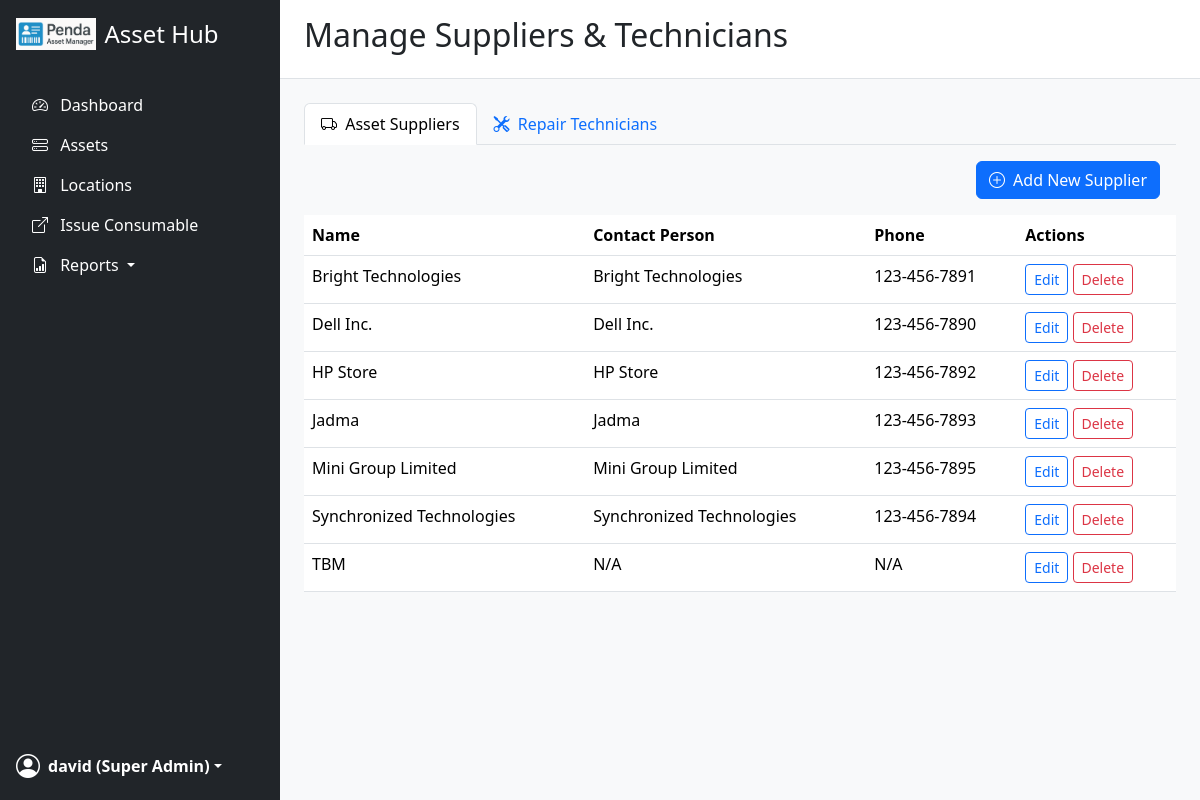
/admin/suppliers (signed in), run on the app's committed database.
### app/models.py (models this page shows, shortened)
class User(UserMixin, db.Model):
    id = db.Column(db.Integer, primary_key=True)
    username = db.Column(db.String(64), index=True, unique=True)
    email = db.Column(db.String(120), index=True, unique=True)
    password_hash = db.Column(db.String(128))
    role = db.Column(db.String(20), nullable=False)  # 'Super Admin', 'Branch Manager', 'Store Manager', 'Finance'
    facility_id = db.Column(db.Integer, db.ForeignKey('facility.id'))  # For Branch Managers
    department = db.Column(db.String(50), nullable=True)

class Vendor(db.Model):
    id = db.Column(db.Integer, primary_key=True)
    name = db.Column(db.String(150), unique=True, nullable=False)
    contact_person = db.Column(db.String(150))
    phone_number = db.Column(db.String(20), unique=True, nullable=False)

### app/admin_routes.py (the view)
@admin_bp.route('/suppliers')
def manage_suppliers():
    vendors = Vendor.query.order_by(Vendor.name).all()
    technicians = Technician.query.order_by(Technician.name).all()
    return render_template('admin/manage_suppliers.html', vendors=vendors, technicians=technicians, title="Manage Suppliers & Technicians")

### app/admin_routes.py (called while the page is built)
@admin_bp.before_request
@login_required
@role_required('Super Admin')
def before_request():
    pass

### app/models.py (called while the page is built)
@login_manager.user_loader
def load_user(id):
    return User.query.get(int(id))

### app/templates/admin/manage_suppliers.html (shortened to what this page needs)
{% extends "base.html" %}
{% block page_header %}
<div class="d-flex justify-content-between flex-wrap flex-md-nowrap align-items-center">
    <h1 class="h2">{{ title }}</h1>
</div>
{% endblock %}
{% block content %}
<ul class="nav nav-tabs" id="myTab" role="tablist">
  <li class="nav-item" role="presentation">
    <button class="nav-link active" id="suppliers-tab" data-bs-toggle="tab" data-bs-target="#suppliers-tab-pane" type="button" role="tab" aria-controls="suppliers-tab-pane" aria-selected="true">
      <i class="bi bi-truck me-1"></i> Asset Suppliers
    </button>
  </li>
  <li class="nav-item" role="presentation">
    <button class="nav-link" id="technicians-tab" data-bs-toggle="tab" data-bs-target="#technicians-tab-pane" type="button" role="tab" aria-controls="technicians-tab-pane" aria-selected="false">
      <i class="bi bi-tools me-1"></i> Repair Technicians
    </button>
  </li>
</ul>
<div class="tab-content" id="myTabContent">
  <div class="tab-pane fade show active" id="suppliers-tab-pane" role="tabpanel" aria-labelledby="suppliers-tab" tabindex="0">
    <div class="d-flex justify-content-end p-3">
        <a href="{{ url_for('admin.add_vendor') }}" class="btn btn-primary"><i class="bi bi-plus-circle me-1"></i> Add New Supplier</a>
    </div>
    {% include 'admin/_vendor_list.html' %}
  </div>
</div>
{% endblock %}

### app/templates/_navigation_links.html (shortened to what this page needs)
{% macro render_nav_content(current_user) %}
    <a href="{{ url_for('main.index') }}" class="d-flex align-items-center mb-3 mb-md-0 me-md-auto text-white text-decoration-none">
        <img src="{{ url_for('static', filename='images/pam_logo.png') }}" alt="Logo" height="32" class="me-2">
        <span class="fs-4">Asset Hub</span>
    </a>
    <hr>
    <ul class="nav nav-pills flex-column mb-auto">
        <li class="nav-item">
            <a href="{{ url_for('main.index') }}" class="nav-link text-white {% if request.endpoint == 'main.index' %}active{% endif %}">
                <i class="bi bi-speedometer2 me-2"></i> Dashboard
            </a>
        </li>
        <li>
            <a href="{{ url_for('main.assets') }}" class="nav-link text-white {% if request.endpoint == 'main.assets' %}active{% endif %}">
                <i class="bi bi-hdd-stack me-2"></i> Assets
            </a>
        </li>
        <li>
            <a href="{{ url_for('main.locations') }}" class="nav-link text-white {% if request.endpoint == 'main.locations' %}active{% endif %}">
                <i class="bi bi-building me-2"></i> Locations
            </a>
        </li>
        <li>
            <a href="{{ url_for('main.issue_consumable') }}" class="nav-link text-white {% if request.endpoint == 'main.issue_consumable' %}active{% endif %}">
                <i class="bi bi-box-arrow-up-right me-2"></i> Issue Consumable
            </a>
        </li>
        <li class="nav-item dropdown">
            <a class="nav-link text-white dropdown-toggle" href="#" role="button" data-bs-toggle="dropdown">
                <i class="bi bi-file-earmark-bar-graph me-2"></i> Reports
            </a>
        </li>
    </ul>
    <hr>
    <div class="dropdown">
        <a href="#" class="d-flex align-items-center text-white text-decoration-none dropdown-toggle" data-bs-toggle="dropdown" aria-expanded="false">
            <i class="bi bi-person-circle fs-4 me-2"></i>
            <strong>{{ current_user.username }} ({{ current_user.role }})</strong>
        </a>
    </div>
{% endmacro %}

### app/templates/admin/_vendor_list.html
<table class="table table-hover">
    <thead><tr><th>Name</th><th>Contact Person</th><th>Phone</th><th>Actions</th></tr></thead>
    <tbody>
    {% for vendor in vendors %}
    <tr>
        <td>{{ vendor.name }}</td>
        <td>{{ vendor.contact_person or 'N/A' }}</td>
        <td>{{ vendor.phone_number or 'N/A' }}</td>
        <td>
            <a href="{{ url_for('admin.edit_vendor', id=vendor.id) }}" class="btn btn-sm btn-outline-primary">Edit</a>
            <button type="button" class="btn btn-sm btn-outline-danger"
                    data-bs-toggle="modal"
                    data-bs-target="#confirmModal"
                    data-form-action="{{ url_for('admin.delete_vendor', id=vendor.id) }}"
                    data-modal-body="Are you sure you want to delete the supplier '{{ vendor.name }}'?">
                Delete
            </button>
        </td>
    </tr>
    {% endfor %}
    </tbody>
</table>

### app/static/css/style.css (style rules this page uses)
body { overflow-x: hidden; background-color: #f8f9fa; }

### data on the page
User: username "david", role "Super Admin"
Vendor: name "Bright Technologies", contact_person "Bright Technologies", phone_number "123-456-7891"
Vendor: name "Dell Inc.", contact_person "Dell Inc.", phone_number "123-456-7890"
Vendor: name "HP Store", contact_person "HP Store", phone_number "123-456-7892"
Vendor: name "Jadma", contact_person "Jadma", phone_number "123-456-7893"
Vendor: name "Mini Group Limited", contact_person "Mini Group Limited", phone_number "123-456-7895"
Vendor: name "Synchronized Technologies", contact_person "Synchronized Technologies", phone_number "123-456-7894"
Vendor: name "TBM", contact_person "N/A", phone_number "N/A"

### other printed values
{{ title }} "Manage Suppliers & Technicians"
